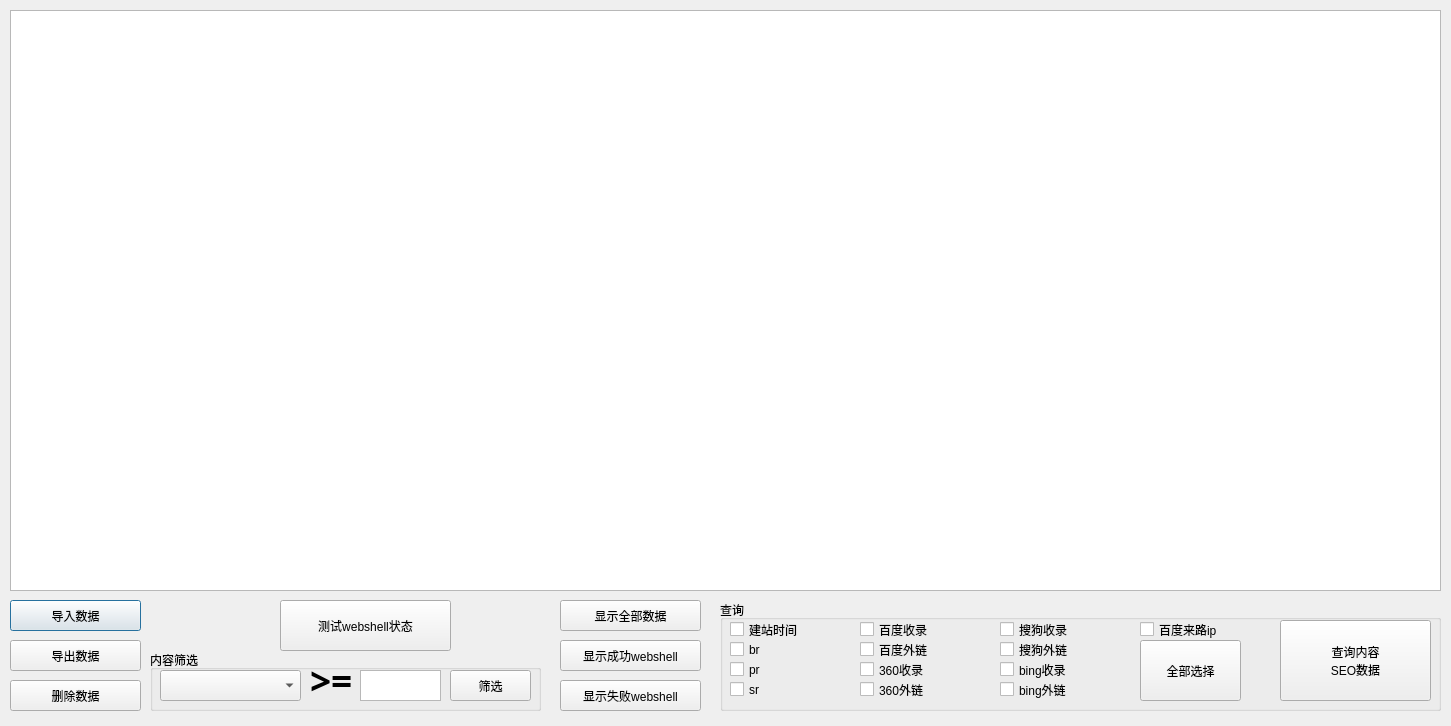
<?xml version="1.0" encoding="UTF-8"?>
<ui version="4.0">
 <class>Dialog</class>
 <widget class="QDialog" name="Dialog">
  <property name="geometry">
   <rect>
    <x>0</x>
    <y>0</y>
    <width>1451</width>
    <height>726</height>
   </rect>
  </property>
  <property name="windowTitle">
   <string>webshell   seo数据查询  落雪技术支持  QQ:2602159946</string>
  </property>
  <widget class="QTableView" name="tableView">
   <property name="geometry">
    <rect>
     <x>10</x>
     <y>10</y>
     <width>1431</width>
     <height>581</height>
    </rect>
   </property>
  </widget>
  <widget class="QPushButton" name="pushButton_1">
   <property name="geometry">
    <rect>
     <x>10</x>
     <y>600</y>
     <width>131</width>
     <height>31</height>
    </rect>
   </property>
   <property name="text">
    <string>导入数据</string>
   </property>
  </widget>
  <widget class="QGroupBox" name="groupBox_2">
   <property name="geometry">
    <rect>
     <x>150</x>
     <y>650</y>
     <width>391</width>
     <height>61</height>
    </rect>
   </property>
   <property name="title">
    <string>内容筛选</string>
   </property>
   <widget class="QComboBox" name="comboBox">
    <property name="geometry">
     <rect>
      <x>10</x>
      <y>20</y>
      <width>141</width>
      <height>31</height>
     </rect>
    </property>
    <property name="font">
     <font>
      <pointsize>11</pointsize>
     </font>
    </property>
   </widget>
   <widget class="QPushButton" name="comboBox_Button">
    <property name="geometry">
     <rect>
      <x>300</x>
      <y>20</y>
      <width>81</width>
      <height>31</height>
     </rect>
    </property>
    <property name="text">
     <string>筛选</string>
    </property>
   </widget>
   <widget class="QLabel" name="label">
    <property name="geometry">
     <rect>
      <x>160</x>
      <y>10</y>
      <width>41</width>
      <height>41</height>
     </rect>
    </property>
    <property name="font">
     <font>
      <family>Agency FB</family>
      <pointsize>28</pointsize>
      <weight>75</weight>
      <bold>true</bold>
     </font>
    </property>
    <property name="text">
     <string>&gt;=</string>
    </property>
   </widget>
   <widget class="QTextEdit" name="cx_textEdit">
    <property name="geometry">
     <rect>
      <x>210</x>
      <y>20</y>
      <width>81</width>
      <height>31</height>
     </rect>
    </property>
   </widget>
  </widget>
  <widget class="QPushButton" name="pushButton_2">
   <property name="geometry">
    <rect>
     <x>560</x>
     <y>600</y>
     <width>141</width>
     <height>31</height>
    </rect>
   </property>
   <property name="text">
    <string>显示全部数据</string>
   </property>
  </widget>
  <widget class="QPushButton" name="pushButton_3">
   <property name="geometry">
    <rect>
     <x>10</x>
     <y>680</y>
     <width>131</width>
     <height>31</height>
    </rect>
   </property>
   <property name="text">
    <string>删除数据</string>
   </property>
  </widget>
  <widget class="QPushButton" name="pushButton_4">
   <property name="geometry">
    <rect>
     <x>280</x>
     <y>600</y>
     <width>171</width>
     <height>51</height>
    </rect>
   </property>
   <property name="text">
    <string>测试webshell状态</string>
   </property>
  </widget>
  <widget class="QPushButton" name="pushButton_6">
   <property name="geometry">
    <rect>
     <x>10</x>
     <y>640</y>
     <width>131</width>
     <height>31</height>
    </rect>
   </property>
   <property name="text">
    <string>导出数据</string>
   </property>
  </widget>
  <widget class="QGroupBox" name="groupBox">
   <property name="geometry">
    <rect>
     <x>720</x>
     <y>600</y>
     <width>721</width>
     <height>111</height>
    </rect>
   </property>
   <property name="title">
    <string>查询</string>
   </property>
   <widget class="QCheckBox" name="checkBox_1">
    <property name="geometry">
     <rect>
      <x>10</x>
      <y>20</y>
      <width>91</width>
      <height>19</height>
     </rect>
    </property>
    <property name="text">
     <string>建站时间</string>
    </property>
   </widget>
   <widget class="QCheckBox" name="checkBox_2">
    <property name="geometry">
     <rect>
      <x>10</x>
      <y>40</y>
      <width>51</width>
      <height>19</height>
     </rect>
    </property>
    <property name="text">
     <string>br</string>
    </property>
   </widget>
   <widget class="QCheckBox" name="checkBox_3">
    <property name="geometry">
     <rect>
      <x>10</x>
      <y>60</y>
      <width>51</width>
      <height>19</height>
     </rect>
    </property>
    <property name="text">
     <string>pr</string>
    </property>
   </widget>
   <widget class="QCheckBox" name="checkBox_4">
    <property name="geometry">
     <rect>
      <x>10</x>
      <y>80</y>
      <width>41</width>
      <height>19</height>
     </rect>
    </property>
    <property name="text">
     <string>sr</string>
    </property>
   </widget>
   <widget class="QCheckBox" name="checkBox_5">
    <property name="geometry">
     <rect>
      <x>140</x>
      <y>20</y>
      <width>91</width>
      <height>19</height>
     </rect>
    </property>
    <property name="text">
     <string>百度收录</string>
    </property>
   </widget>
   <widget class="QCheckBox" name="checkBox_6">
    <property name="geometry">
     <rect>
      <x>140</x>
      <y>40</y>
      <width>91</width>
      <height>19</height>
     </rect>
    </property>
    <property name="text">
     <string>百度外链</string>
    </property>
   </widget>
   <widget class="QCheckBox" name="checkBox_7">
    <property name="geometry">
     <rect>
      <x>140</x>
      <y>60</y>
      <width>81</width>
      <height>19</height>
     </rect>
    </property>
    <property name="text">
     <string>360收录</string>
    </property>
   </widget>
   <widget class="QCheckBox" name="checkBox_8">
    <property name="geometry">
     <rect>
      <x>140</x>
      <y>80</y>
      <width>81</width>
      <height>19</height>
     </rect>
    </property>
    <property name="text">
     <string>360外链</string>
    </property>
   </widget>
   <widget class="QCheckBox" name="checkBox_9">
    <property name="geometry">
     <rect>
      <x>280</x>
      <y>20</y>
      <width>91</width>
      <height>19</height>
     </rect>
    </property>
    <property name="text">
     <string>搜狗收录</string>
    </property>
   </widget>
   <widget class="QCheckBox" name="checkBox_10">
    <property name="geometry">
     <rect>
      <x>280</x>
      <y>40</y>
      <width>91</width>
      <height>19</height>
     </rect>
    </property>
    <property name="text">
     <string>搜狗外链</string>
    </property>
   </widget>
   <widget class="QCheckBox" name="checkBox_11">
    <property name="geometry">
     <rect>
      <x>280</x>
      <y>60</y>
      <width>91</width>
      <height>19</height>
     </rect>
    </property>
    <property name="text">
     <string>bing收录</string>
    </property>
   </widget>
   <widget class="QCheckBox" name="checkBox_12">
    <property name="geometry">
     <rect>
      <x>280</x>
      <y>80</y>
      <width>91</width>
      <height>19</height>
     </rect>
    </property>
    <property name="text">
     <string>bing外链</string>
    </property>
   </widget>
   <widget class="QCheckBox" name="checkBox_13">
    <property name="geometry">
     <rect>
      <x>420</x>
      <y>20</y>
      <width>111</width>
      <height>19</height>
     </rect>
    </property>
    <property name="text">
     <string>百度来路ip</string>
    </property>
   </widget>
   <widget class="QPushButton" name="pushButton_cx_xx">
    <property name="geometry">
     <rect>
      <x>420</x>
      <y>40</y>
      <width>101</width>
      <height>61</height>
     </rect>
    </property>
    <property name="text">
     <string>全部选择</string>
    </property>
   </widget>
   <widget class="QPushButton" name="pushButton_5">
    <property name="geometry">
     <rect>
      <x>560</x>
      <y>20</y>
      <width>151</width>
      <height>81</height>
     </rect>
    </property>
    <property name="text">
     <string>查询内容
SEO数据</string>
    </property>
   </widget>
  </widget>
  <widget class="QPushButton" name="pushButton_7">
   <property name="geometry">
    <rect>
     <x>560</x>
     <y>640</y>
     <width>141</width>
     <height>31</height>
    </rect>
   </property>
   <property name="text">
    <string>显示成功webshell</string>
   </property>
  </widget>
  <widget class="QPushButton" name="pushButton_8">
   <property name="geometry">
    <rect>
     <x>560</x>
     <y>680</y>
     <width>141</width>
     <height>31</height>
    </rect>
   </property>
   <property name="text">
    <string>显示失败webshell</string>
   </property>
  </widget>
 </widget>
 <resources/>
 <connections/>
</ui>
